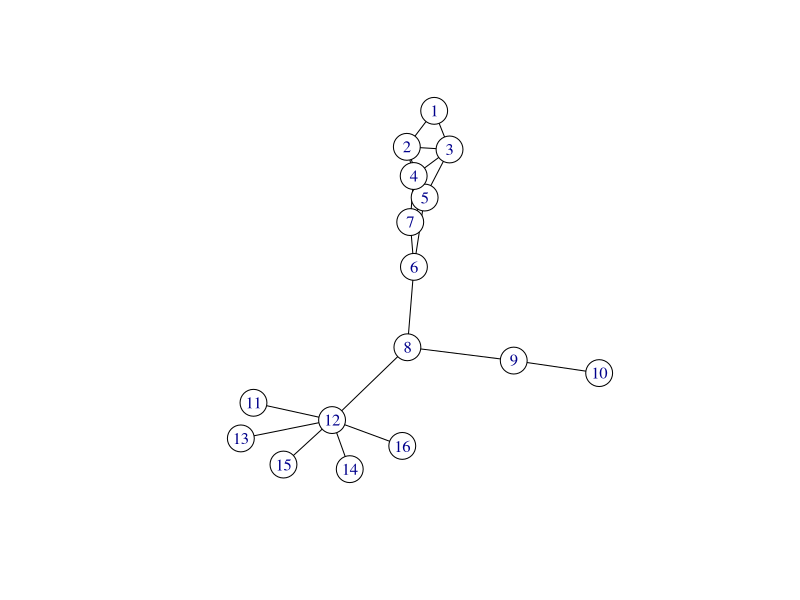

Recreate this plot in R. (Note: this script raises an error after producing the figure.)
## ---- chunk 1
options(
  htmltools.dir.version = FALSE, # for blogdown
  width = 80,
  tibble.width = 80
)

knitr::opts_chunk$set(
  fig.align = "center",  warning=FALSE, message=FALSE
)

## ---- chunk 2
library(igraph)
library(sna)
el <- matrix( c("1", "2",
                "1", "3",
                "2","3",
                "3","5",
                "2","4",
                "2","5",
                "3","4",
                "4","5",
                "4","7",
                "6","5",
                "5","7",
                "6","7",
                "6","8",
                "8","9",
                "9","10",
                "8","12",
                "11","12",
                "12","13",
                "12","14",
                "12","15",
                "12","16"), nc = 2, byrow = TRUE)
g<-graph_from_edgelist(el, directed=F)
set.seed(1598)
plot(g,  edge.arrow.size=1, edge.color="black", vertex.color="white")

## ---- chunk 3
knitr::include_graphics("images/seating_chart.jpg")
## ---- chunk 4
knitr::include_graphics("images/madmen.png")
## ---- chunk 5
knitr::include_graphics(c("images/p1.png","images/p2.png"))
## ---- chunk 6
knitr::include_graphics("images/jefferson.jpg")
## ---- chunk 7
knitr::include_graphics("images/schoolGrade.png")
## ---- chunk 8
knitr::include_graphics("images/schoolRace.png")
## ---- chunk 9
library(igraph)
library(network)
data(flo)
as.matrix(flo)[1:16,1:6]
## ---- chunk 10
library(igraph)
library(network)
data(flo)
g = graph_from_adjacency_matrix(flo, mode='undirected', diag=FALSE)
set.seed(6886)
plot(g, vertex.size=1,vertex.color="black")
## ---- chunk 11
as.matrix(flo)[1:16,1:6]
## ---- chunk 12
A<-as.matrix(flo)[1:10,1:10]
dimnames(A) <- list(c(1:10), c(1:10))
A
## ---- chunk 13
A2<-A%*%A
diag(A2)<-0
A2
## ---- chunk 14
knitr::include_graphics("images/matrix_mult.jpg")
## ---- chunk 15
library(sna)
data(coleman)
coleman[1,1:10,1:10]
## ---- chunk 16
library(igraph)
ggraph<-graph_from_adjacency_matrix(coleman[1,,], mode="undirected", diag=FALSE)
plot(ggraph, vertex.color="black", vertex.size=5, vertex.label=NA)
## ---- chunk 17
degree.cent <- igraph::degree(ggraph)
degree.cent
## ---- chunk 18
V(ggraph)$color <- ifelse(V(ggraph)$name == 21, "red", "grey")
plot(ggraph)
## ---- chunk 19
neighbors(ggraph,21)
V(ggraph)$color <- ifelse(V(ggraph)$name %in% neighbors(ggraph,21), "pink", "grey")
V(ggraph)$color[V(ggraph)$name == 21]<- "red"
plot(ggraph)
## ---- chunk 20
mynet<-as.matrix(igraph::as_adj(ggraph))
mynet2<-mynet%*%mynet
diag(mynet2)<-0 #a node cannot be connected to itself
neighbors2<-names(mynet2[21,][mynet2[21,]>0])
neighbors2
## ---- chunk 21

V(ggraph)$color <- ifelse(V(ggraph)$name %in% neighbors2, "mistyrose", "grey")
V(ggraph)$color[V(ggraph)$name %in% neighbors(ggraph,21)]<- "pink"
V(ggraph)$color[V(ggraph)$name == 21]<- "red"
plot(ggraph, vertex.label=NA)
